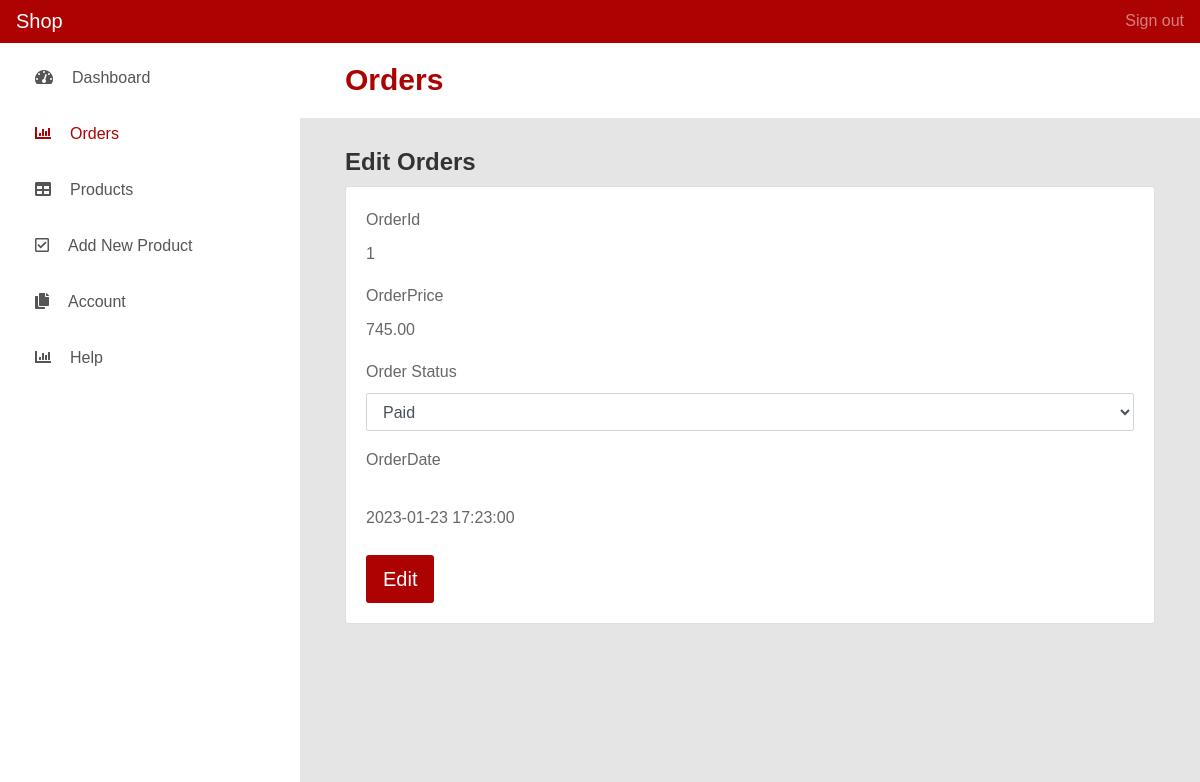
Screenshot of /admin/edit_order.php?order_id=1 (signed in) with the database file from the repository.
### tables this page shows
CREATE TABLE IF NOT EXISTS `orders` (
  `order_id` int NOT NULL AUTO_INCREMENT,
  `order_cost` decimal(6,2) NOT NULL,
  `order_status` varchar(100) NOT NULL DEFAULT 'on_hold',
  `user_id` int NOT NULL,
  `user_phone` int NOT NULL,
  `user_city` varchar(255) NOT NULL,
  `user_address` varchar(255) NOT NULL,
  `order_date` datetime NOT NULL DEFAULT CURRENT_TIMESTAMP,
  PRIMARY KEY (`order_id`)
);

### admin/edit_order.php (the view, shortened to what this page needs)
<?php include('header.php');?>
<?php
if (isset($_GET['order_id'])) {
    $order_id = $_GET['order_id'];
    $stmt = $conn->prepare("SELECT * FROM orders WHERE order_id=?");
    $stmt->bind_param('i', $order_id);
    $stmt->execute();
    $order = $stmt->get_result();
}else if(isset($_POST['edit_order'])){
    $order_status = $_POST['order_status'];
    $order_id = $_POST['order_id'];
    $stmt = $conn->prepare("UPDATE orders SET order_status=? WHERE order_id=?");
    $stmt->bind_param('si', $order_status, $order_id);
    if($stmt->execute()){
        header('location: index.php?order_updated=Order has been updated successfully');
    }else{
        header('location: index.php?order_failed=Error occured, try again');
    }
}else{
    header('location: index.php');
    exit;
}
?>
<div class="page-wrapper">
        <div class="page-container">
        <aside class="menu-sidebar d-none d-lg-block padd">
            <div class="menu-sidebar__content js-scrollbar1">
                <nav class="navbar-sidebar">
                    <ul class="list-unstyled navbar__list">
                        <li >
                            <a class="js-arrow" href="index.php">
                                <i class="fas fa-tachometer-alt"></i>Dashboard</a>
                        </li>
                        <li class="has-sub active">
                            <a href="index.php">
                                <i class="fas fa-chart-bar"></i>Orders</a>
                        </li>
                        <li >
                            <a href="products.php">
                                <i class="fas fa-table"></i>Products</a>
                        </li>
                        <li>
                            <a href="add_product.php">
                                <i class="far fa-check-square"></i>Add New Product</a>
                        </li>
                        <li>
                            <a href="account.php">
                                <i class="fas fa-copy"></i>Account</a>
                        </li>
                        <li>
                            <a href="help.php">
                                <i class="fas fa-chart-bar"></i>Help</a>
                        </li>
                    </ul>
                </nav>
            </div>
        </aside>
            <div class="main-content">
            <section class="au-breadcrumb ">
                <div class="section__content section__content--p30">
                    <div class="container-fluid">
                        <div class="row">
                            <div class="col-md-12">
                                <div class="au-breadcrumb-content">
                                    <div class="au-breadcrumb-left">
                                        <span class="au-breadcrumb-span" ><h2 style="color :rgb(173, 2, 2)">Orders</h2></span>
                                    </div>
                                </div>
                            </div>
                        </div>
                    </div>
                </div>
            </section>
                <div class="section__content section__content--p30">
                    <div class="container-fluid">
                    <h3 style="padding-bottom:10px ;padding-top:30px ;">Edit Orders</h3>
                        <div class="row">
                            <div class="col-lg-12">
                            <div class="row">
                            <div class="col-lg-12">
                                <div class="card">
                                    <div class="card-body">
                                        <form action="edit_order.php"  method="POST" >
                                            <?php foreach($order as $r) {?>
                                            <div class="form-group">
                                                    <label>OrderId</label>
                                                    <p><?php echo $r['order_id'];?></p>
                                            </div>
                                            <div class="form-group">
                                                <label >OrderPrice</label>
                                                <p ><?php echo $r['order_cost'];?></p>
                                            </div>
                                            <div class="form-group">
                                                    <label >Order Status</label>
                                                <select class=" form-control control-label mb-1" required name="order_status">
                                                    <option value="paid" <?php if($r['order_status']=='paid'){ echo "selected"; }?>>Paid</option>
                                                </select>
                                            </div>
                                            <div class="form-group">
                                                <label >OrderDate</label>
                                               <p class="my-4"><?php echo $r['order_date'];?></p>
                                            </div>
                                            <div>
                                                <button type="submit" class="btn btn-lg" name="edit_order" style="color:white;background-color: rgb(173, 2, 2);">
                                                    <span id="btn ">Edit</span>
                                                </button>
                                            </div>
                                            <?php }?>
                                        </form>
                                    </div>
                                </div>
                            </div>
                            </div>
                        </div>
                            </div>
                        </div>
                    </div>
                </div>
            </div>
        </div>
</body>
</html>

### admin/edit_order.php (style rules this page uses)
.padd { padding-top: 15px; }

### rows the page displays
orders: order_id "1", order_cost "745.00", order_status "Paid", order_date "2023-01-23 17:23:00"
